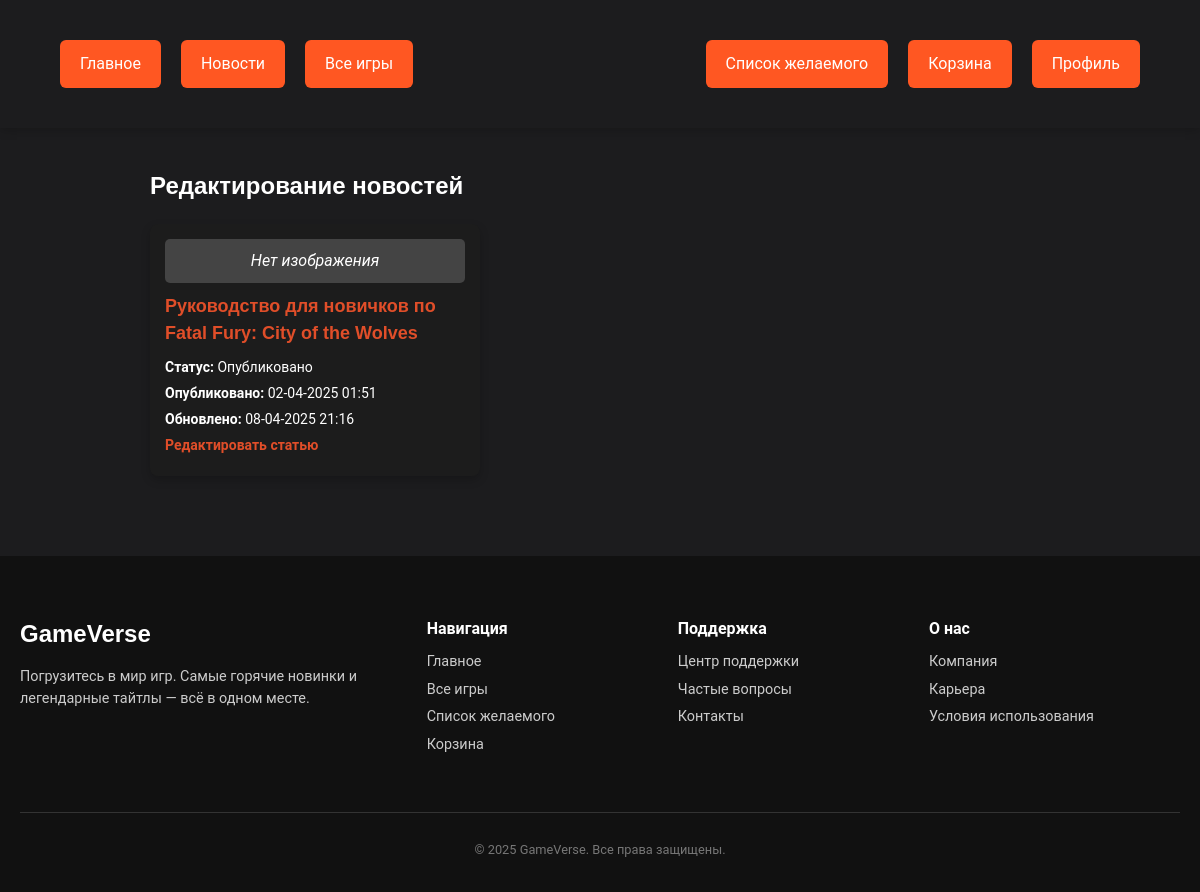
Screenshot of /edit_articles.php (signed in) with the database file from the repository.
### tables this page shows
CREATE TABLE `news` (
  `news_id` int NOT NULL,
  `title` varchar(255) NOT NULL,
  `content` text NOT NULL,
  `author_id` int DEFAULT NULL,
  `published_at` datetime DEFAULT NULL,
  `updated_at` datetime DEFAULT NULL ON UPDATE CURRENT_TIMESTAMP,
  `status_id` int DEFAULT NULL,
  `image_path` varchar(255) DEFAULT NULL
);

CREATE TABLE `news_status` (
  `status_id` int NOT NULL,
  `status_name` varchar(50) NOT NULL
);

### edit_articles.php (the view, shortened to what this page needs)
<?php
require_once 'db.php';
$user_id = $_SESSION['user_id'];
$news_query = "
    SELECT n.news_id, n.title, n.content, n.published_at, n.updated_at, ns.status_name, n.image_path
    FROM news n
    JOIN news_status ns ON n.status_id = ns.status_id
    WHERE n.author_id = $user_id
    ORDER BY n.updated_at DESC
";
$news_result = mysqli_query($conn, $news_query);
require_once 'header.php';
?>
<div class="news-edit-container">
    <h2>Редактирование новостей</h2>
    <?php if (mysqli_num_rows($news_result) > 0): ?>
        <div class="news-list">
            <?php while ($news = mysqli_fetch_assoc($news_result)): ?>
                <div class="news-card">
                    <?php if (!empty($news['image_path'])): ?>
                        <img src="<?= htmlspecialchars($news['image_path']) ?>" alt="Image" class="news-image">
                    <?php else: ?>
                        <div class="no-image">Нет изображения</div>
                    <?php endif; ?>
                    <h3><?= htmlspecialchars($news['title']) ?></h3>
                    <p><strong>Статус:</strong> <?= htmlspecialchars($news['status_name']) ?></p>
                    <p><strong>Опубликовано:</strong>
                        <?php
                        if ($news['status_name'] == 'Черновик' || $news['status_name'] == 'Архив') {
                            echo '-';
                        } else {
                            echo date("d-m-Y H:i", strtotime($news['published_at']));
                        }
                        ?>
                    </p>
                    <p><strong>Обновлено:</strong> <?= date("d-m-Y H:i", strtotime($news['updated_at'])) ?></p>
                    <p><a href="edit_news.php?news_id=<?= $news['news_id'] ?>" class="edit-link">Редактировать статью</a></p>
                </div>
            <?php endwhile; ?>
        </div>
    <?php else: ?>
        <p>У вас нет созданных новостей.</p>
    <?php endif; ?>
</div>
<?php require_once 'footer.php'; ?>

### styles.css (style rules this page uses)
body { font-family: 'Roboto', sans-serif; margin: 0; padding: 0; background-color: #1c1c1e; color: #fff; line-height: 1.5; }
h1, h2, h3 { font-family: 'Arial', sans-serif; font-weight: bold; margin-bottom: 20px; color: #fff; }

### edit_articles.php (style rules this page uses)
.news-edit-container { max-width: 900px; margin: auto; padding: 20px; }
.news-list { display: flex; flex-wrap: wrap; gap: 20px; }
.news-card { width: 300px; padding: 15px; background: #1c1c1c; border-radius: 8px; color: white; box-shadow: 0 4px 10px rgba(0, 0, 0, 0.2); transition: transform 0.3s ease; }
.no-image { background-color: #444; color: white; padding: 10px; text-align: center; border-radius: 5px; margin-bottom: 10px; font-style: italic; }
.news-card h3 { margin: 10px 0; font-size: 18px; color: #e04e29; }
.news-card p { font-size: 14px; margin: 5px 0; }
.edit-link { color: #e04e29; text-decoration: none; font-weight: bold; }

### rows the page displays
news: image_path "Нет изображения", title "Руководство для новичков по Fatal Fury: City of the Wolves", status.status_name "Опубликовано", published_at "02-04-2025 01:51", updated_at "08-04-2025 21:16"
